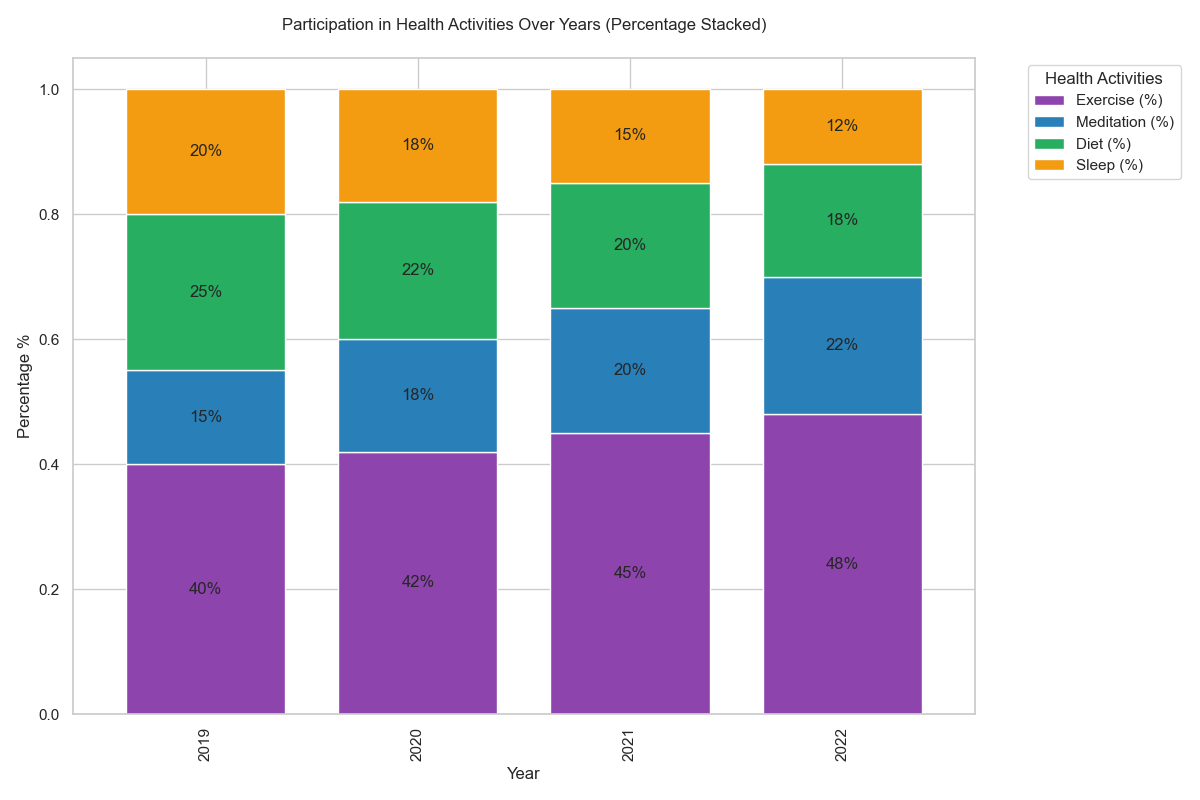

This chart was generated by the following Python code:

import seaborn as sns
import matplotlib.pyplot as plt
import pandas as pd

data = [
    {'Year': 2019, 'Exercise (%)': 40, 'Meditation (%)': 15, 'Diet (%)': 25, 'Sleep (%)': 20},
    {'Year': 2020, 'Exercise (%)': 42, 'Meditation (%)': 18, 'Diet (%)': 22, 'Sleep (%)': 18},
    {'Year': 2021, 'Exercise (%)': 45, 'Meditation (%)': 20, 'Diet (%)': 20, 'Sleep (%)': 15},
    {'Year': 2022, 'Exercise (%)': 48, 'Meditation (%)': 22, 'Diet (%)': 18, 'Sleep (%)': 12}
]

df = pd.DataFrame(data)
df.set_index('Year', inplace=True)
df_percent = df.div(df.sum(axis=1), axis=0)

ax = df_percent.plot(kind='bar', stacked=True, color=['#8E44AD', '#2980B9', '#27AE60', '#F39C12'], figsize=(12, 8), width=0.75)

plt.title('Participation in Health Activities Over Years (Percentage Stacked)', pad=20)
plt.xlabel('Year')
plt.ylabel('Percentage %')

for p in ax.patches:
    width = p.get_width()
    height = p.get_height()
    x, y = p.get_xy()
    if height > 0:
        ax.text(x+width/2,
                y+height/2,
                '{:.0%}'.format(height),
                horizontalalignment='center',
                verticalalignment='center')

plt.legend(title='Health Activities', bbox_to_anchor=(1.05, 1), loc='upper left')
plt.tight_layout()
plt.show()
